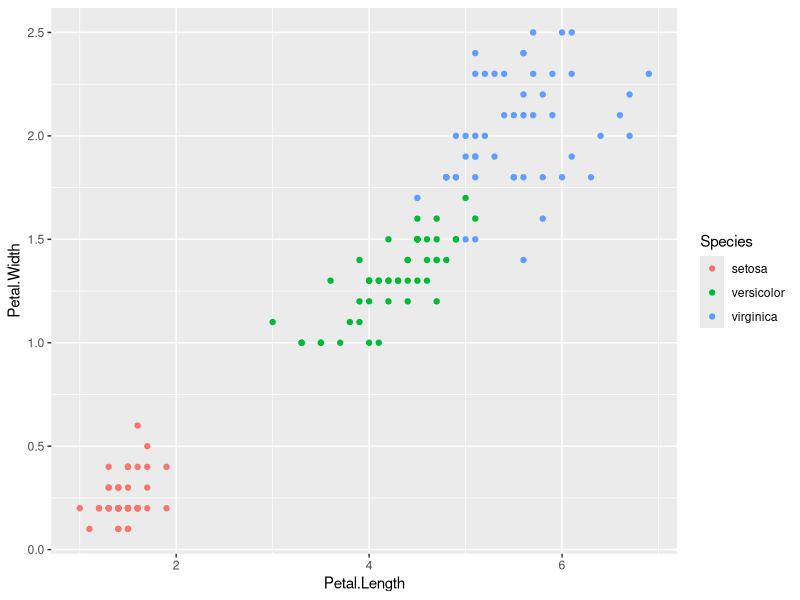
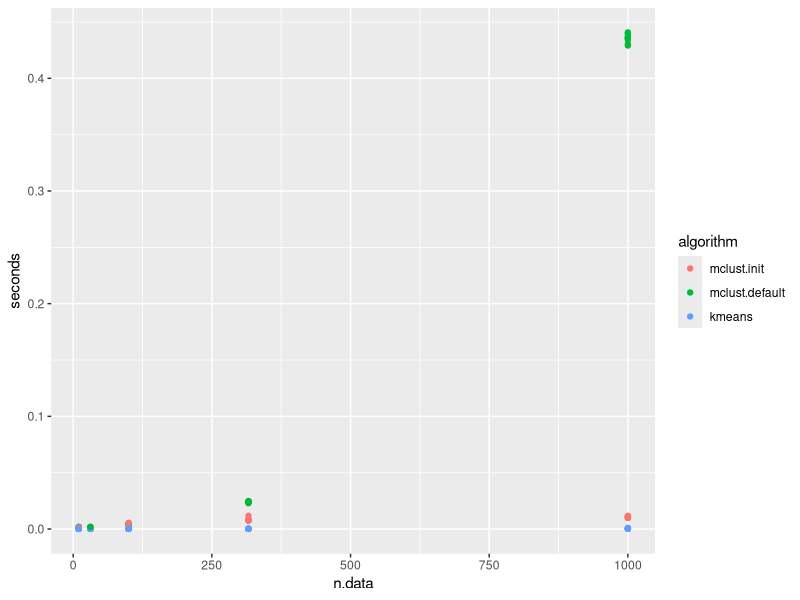
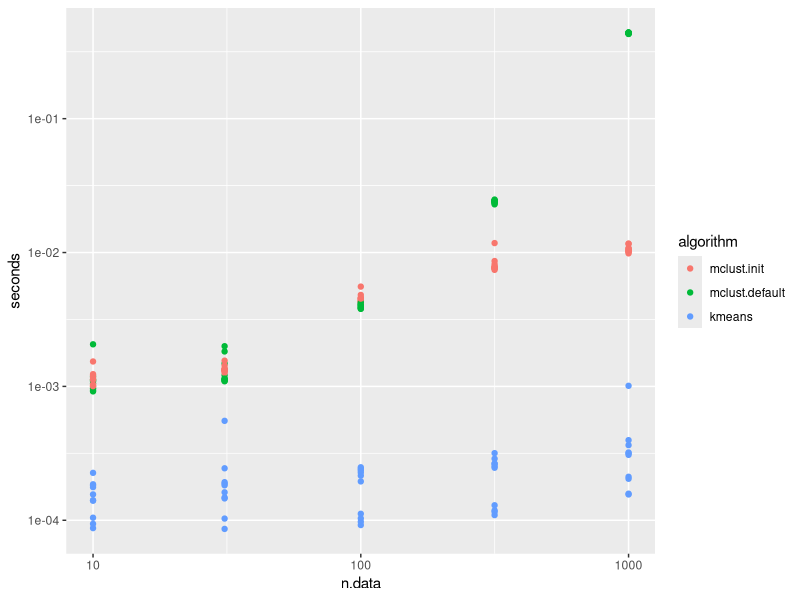

Recreate these plots in R, in order.
head(iris)
data.mat <- as.matrix(
  iris[, c("Petal.Width", "Petal.Length")])
head(data.mat)
str(data.mat)
library(ggplot2)
ggplot()+
  geom_point(aes(
    x=Petal.Length,
    color=Species,
    y=Petal.Width),
    data=iris)

library(mclust)
n.clusters <- 3
system.time({
  mclust.result <- mclust::Mclust(
    data.mat, n.clusters, "VVI", verbose=FALSE)
})
mclust.time <- system.time({
  mclust.result <- mclust::Mclust(
    data.mat, n.clusters, "VVI", verbose=FALSE)
})
names(mclust.time)
str(mclust.time)
mclust.time[["elapsed"]]
mclust.result$loglik
mclust.result$classification
?mclust::Mclust
mclust.options("subset")

big.data.mat <- data.mat[rep(1:nrow(data.mat), 10),]
nrow(data.mat)
nrow(big.data.mat)
str(big.data.mat)
system.time({
  mclust.result <- mclust::Mclust(
    big.data.mat, n.clusters, "VVI", verbose=FALSE)
})

system.time({
  kmeans(data.mat, n.clusters)
})
system.time({
  kmeans(big.data.mat, n.clusters)
})

system.time({
  mclust.result <- mclust::Mclust(
    big.data.mat, n.clusters, "VVI", verbose=FALSE,
    initialization = list(
      subset=1:150))
})

library(data.table)
(n.data.vec <- as.integer(10^seq(1, 3, by=0.5))) #logarithmic sequence (GOOD for timings experiments)
seq(10, 1000, l=5) #linear sequence (BAD)
all.timings.list <- list()
for(n.data in n.data.vec){
  n.data.mat <- big.data.mat[1:n.data,]
  n.timings <- microbenchmark::microbenchmark(
    mclust.init={
      mclust.result <- mclust::Mclust(
        n.data.mat, n.clusters, "VVI", verbose=FALSE,
        initialization = list(
          subset=1:min(150, nrow(n.data.mat))))
    },
    mclust.default={
      mclust.result <- mclust::Mclust(
        n.data.mat, n.clusters, "VVI", verbose=FALSE)
    },
    kmeans={
      kmeans(n.data.mat, n.clusters)
    },
    times=10)
  class(n.timings)
  all.timings.list[[paste(n.data)]] <- data.table(
    n.data,
    n.timings)
}
(all.timings <- do.call(rbind, all.timings.list))
all.timings[, seconds := time/1e9]
all.timings[, algorithm := expr]

library(ggplot2)
ggplot()+#linear scale, not super helpful.
  geom_point(aes(
    n.data, seconds, color=algorithm),
    data=all.timings)

ggplot()+#log scales, more helpful.
  geom_point(aes(
    n.data, seconds, color=algorithm),
    data=all.timings)+
  scale_x_log10()+
  scale_y_log10()
#larger asymptotic time complexity appears as larger slopes on the log-log scale.
